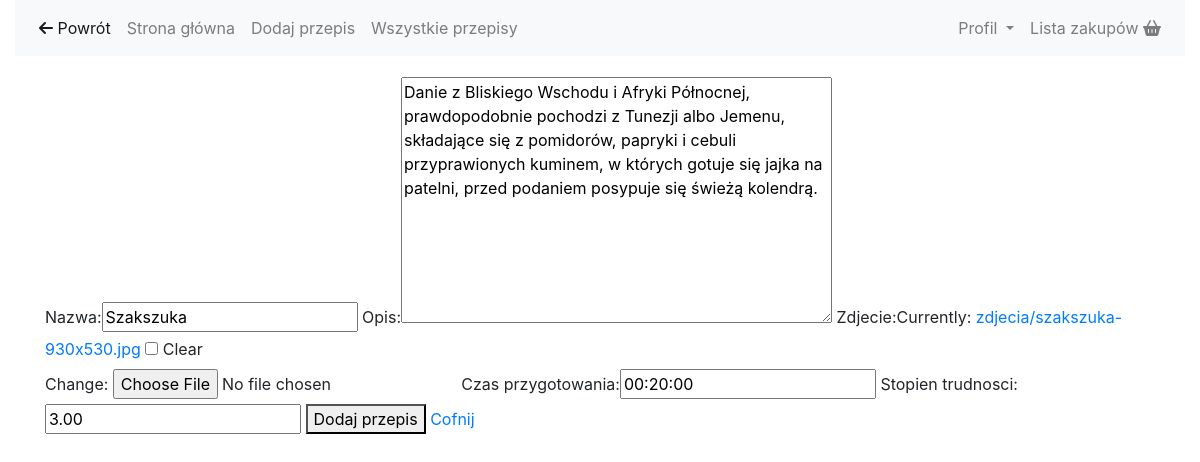
/edytuj/1/ (signed in), run on an earlier commit of the app's database.
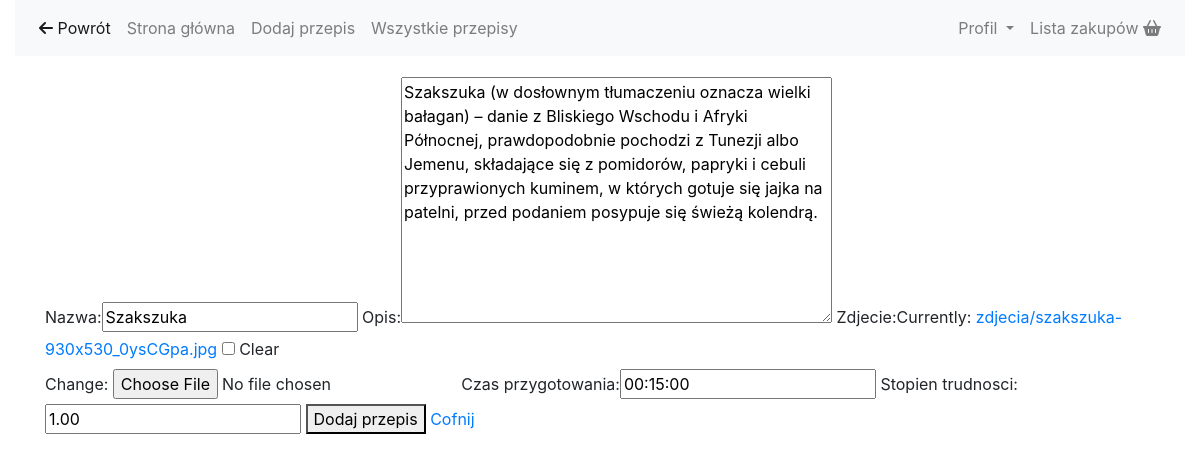
And on a later commit of the database.
### pracaDyplomowaAplikacja/models.py (models this page shows, shortened)
class Przepis(models.Model):
    nazwa = models.CharField(max_length=64, blank=False, unique=True)
    opis = models.TextField(default="", null=True, blank=True)
    krotki_opis = models.TextField(default="", null=True, blank=True)
    przygotowanie = models.TextField(default="", null=True, blank=True)
    skladniki_ilosc = models.TextField(default="", null=True, blank=True)
    zdjecie = models.ImageField(upload_to="zdjecia", null=True, blank=True)
    data_dodania = models.DateField(auto_now_add=True,editable=False)
    edytowane = models.DateField(auto_now=True,editable=False)
    czas_przygotowania = models.DurationField(default=0, blank=True)
    stopien_trudnosci = models.DecimalField(max_digits=4, decimal_places=2)
    skladniki = models.ManyToManyField(Skladniki, through='Dodatkowe')

### pracaDyplomowaAplikacja/views.py (the view)
# urls.py: path('edytuj/<int:id>/',edytuj_przepis, name="edytuj_przepis"),
@login_required
def edytuj_przepis(request, id):
    przepis = get_object_or_404(Przepis, pk=id)
    form = PrzepisForm(request.POST or None, request.FILES or None, instance=przepis)
    if form.is_valid():
        form.save()
        return redirect(przepisy)
    return render(request, 'nowy_przepis.html', {'form': form})

### pracaDyplomowaAplikacja/forms.py
class PrzepisForm(ModelForm):
    class Meta:
        model = Przepis
        fields = ['nazwa','opis','zdjecie','czas_przygotowania','stopien_trudnosci']

### templates/nowy_przepis.html (shortened to what this page needs)
{% extends 'main_template.html' %}
{% load static %}
{% load bootstrap %}
{% block strona %}
<div class="container">
<div class="row">
    <div class="col-lg-12">
    </div>
    <div class="col-lg-12">
    <form method="post" enctype="multipart/form-data">
        {{ form|bootstrap }}
        <button type="submit">Dodaj przepis</button>
        <a href="{% url 'przepisy'  %}">Cofnij</a>
    </form>
    </div>
</div>
</div>
{% endblock %}

### templates/main_template.html (shortened to what this page needs)
{% load static %}
<!DOCTYPE HTML>
	<html lang="en">
	<head>
		<link rel="stylesheet" href="{% static 'css/main_template.css' %}">
  		<link rel="stylesheet" href="//code.jquery.com/ui/1.12.1/themes/base/jquery-ui.css">
		<link rel="stylesheet" href="https://maxcdn.bootstrapcdn.com/bootstrap/4.0.0/css/bootstrap.min.css">
	</head>
	<body>
			<div class="container-fluid">
				<nav class="navbar navbar-expand-lg navbar-light bg-light" >
					<div class="navbar-collapse collapse w-100 order-1 order-md-0 dual-collapse2">
						<ul class="navbar-nav mr-auto">
							<li class="nav-item active">
								<a class="nav-link" href="#" onclick="goBack()"><i class="fas fa-arrow-left"></i> Powrót</a>
							</li>
							<li class="nav-item">
								<a class="nav-link" href="{% url 'przepisy' %}"> Strona główna <span class="sr-only">(current)</span></a>
							</li>
							<li class="nav-item">
								<a class="nav-link" href="{% url 'nowy_przepis' %}">Dodaj przepis</a>
							</li>
							<li class="nav-item">
								<a class="nav-link" href="{% url 'wszystkie' %}">Wszystkie przepisy</a>
							</li>
						</ul>
					</div>
					<div class="navbar-collapse collapse w-100 order-3 dual-collapse2">
						<ul class="navbar-nav ml-auto">
							{% if user.is_authenticated %}
							<li class="nav-item dropdown">
								<a class="nav-link dropdown-toggle" href="#" id="navbarDropdown" role="button" data-toggle="dropdown" aria-haspopup="true" aria-expanded="false">
						  Profil
								</a>
					  </li>
							{% endif %}
							<li class="nav-item">
							<a class="nav-link" href="{% url 'koszyk' %}">Lista zakupów <i class="fas fa-shopping-basket"></i></a>
						</li>
						</ul>
					</div>
				</nav>
			</div>
            {% block strona %} {% endblock %}
	</body>
</html>

### pracaDyplomowaAplikacja/static/css/main_template.css (style rules this page uses)
body { font-family: Helvetica; background-color: hsl(0, 0%, 98%); }
.col-lg-4, .col-lg-6, .col-lg-8, .col-lg-12 { margin-top: 10px; }

What changed in the data, as far as the page shows it:
changed Przepis "Szakszuka": opis "Danie z Bliskiego Wschodu i…" → "Szakszuka (w dosłownym tłumaczeniu oznacza wielki bałagan) – danie z Bliskiego Wschodu i…"; czas_przygotowania "00:20:00" → "00:15:00"; stopien_trudnosci "3.00" → "1.00"
Also different on the page:
text no longer shown: "Nazwa: Opis: Zdjecie: Currently: zdjecia/szakszuka-930x530.jpg Clear Change: Czas przygotowania: Stopien trudnosci:"
text now shown: "Nazwa: Opis: Zdjecie: Currently: zdjecia/szakszuka-930x530_0ysCGpa.jpg Clear Change: Czas przygotowania: Stopien trudnosci:"
